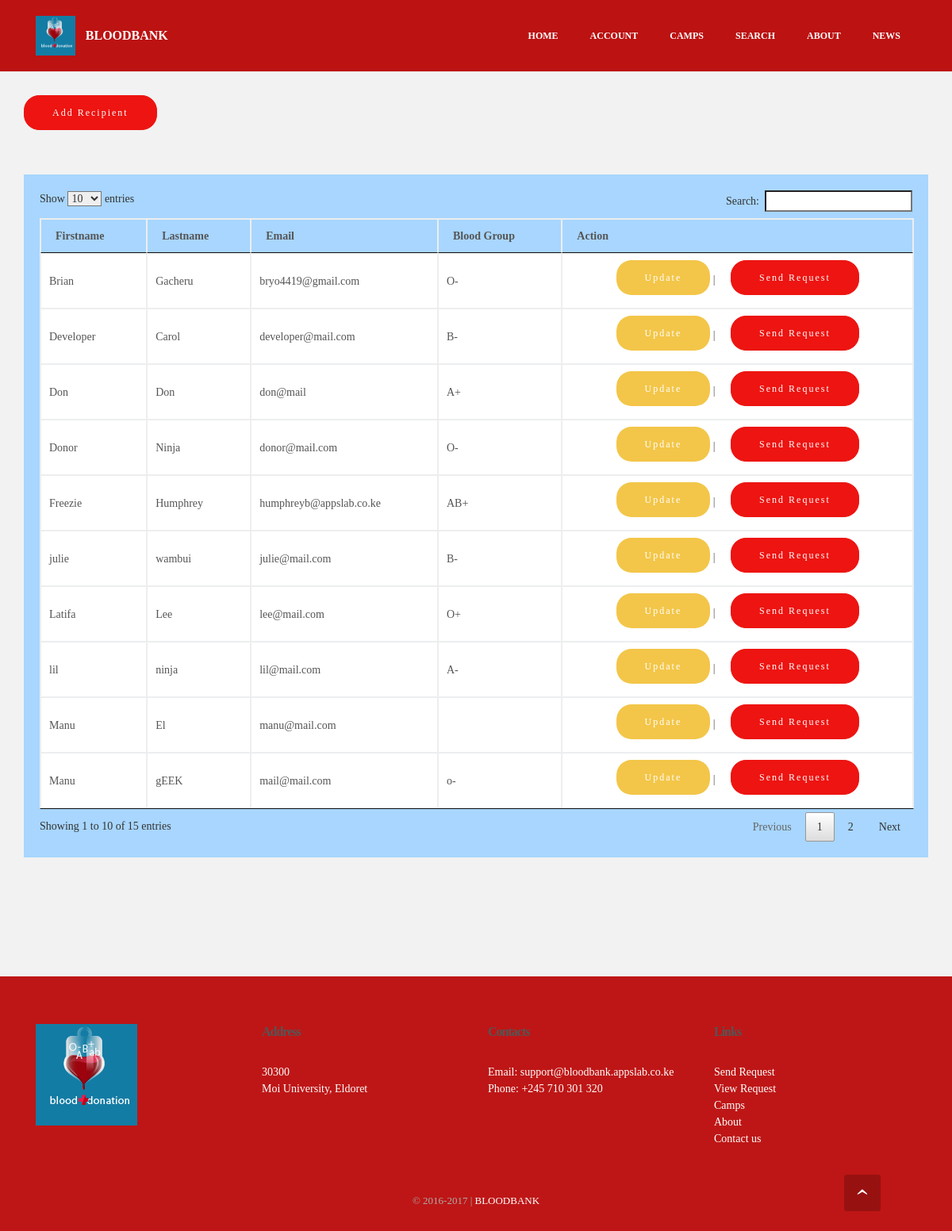
/doctor/member.php (signed in), run on an earlier commit of the app's database.
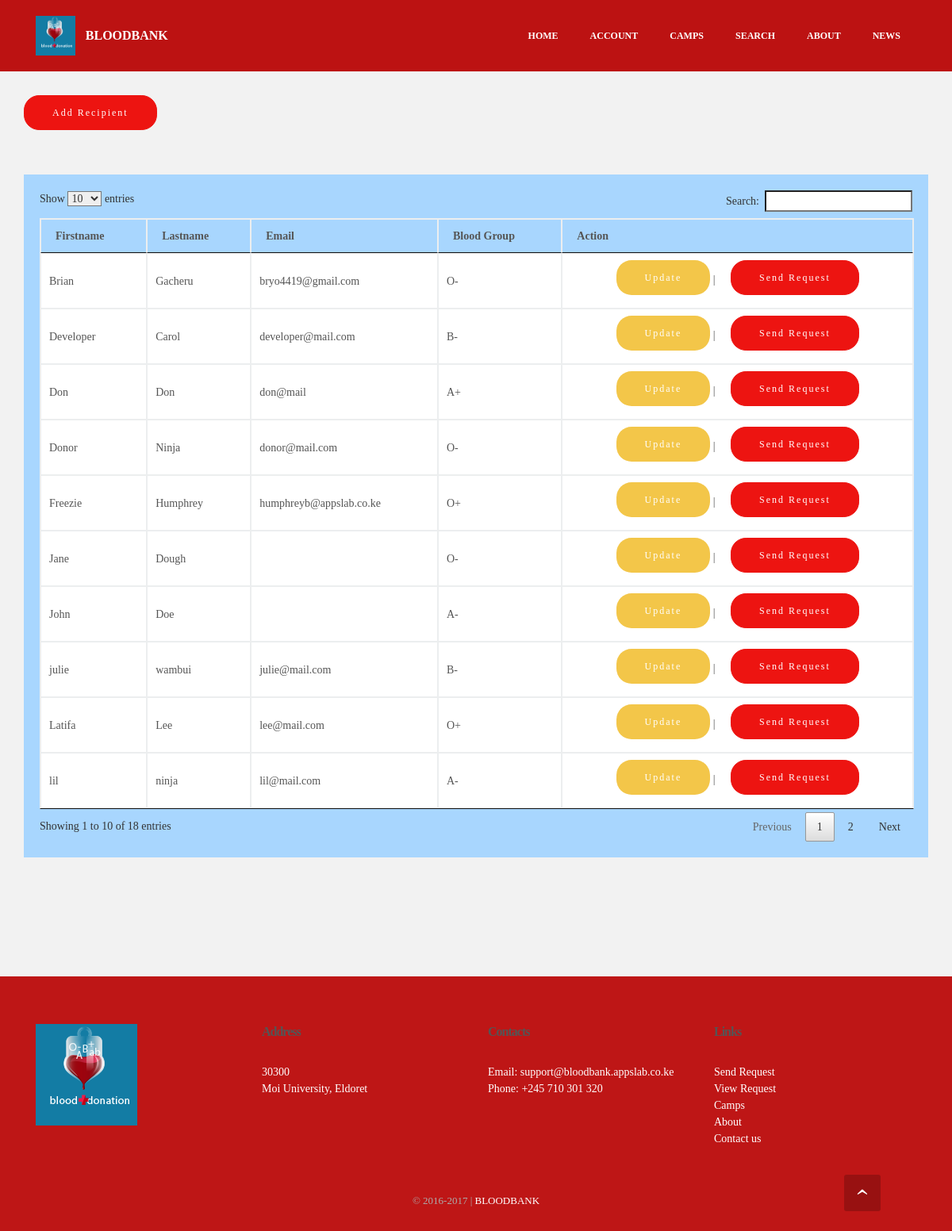
And on a later commit of the database.
### tables this page shows
CREATE TABLE `donarregister` (
  `id` int(100) NOT NULL,
  `fname` varchar(30) NOT NULL,
  `lname` varchar(30) NOT NULL,
  `gender` varchar(10) NOT NULL,
  `b_id` varchar(5) NOT NULL,
  `ppic` varchar(1000) NOT NULL,
  `day` int(10) NOT NULL,
  `month` varchar(30) NOT NULL,
  `year` int(5) NOT NULL,
  `county` varchar(30) NOT NULL,
  `mobile` int(15) NOT NULL,
  `email` varchar(100) NOT NULL,
  `password` varchar(500) NOT NULL,
  `last_donation_date` date NOT NULL,
  `last_donation_camp` varchar(30) NOT NULL,
  `number_of_donations` int(10) NOT NULL
);

### doctor/member.php (the view, shortened to what this page needs)
<?php
	require_once 'account_name.php';
?>
<!DOCTYPE html>
<html>
<head>
  <link rel="stylesheet" href="../assets/css/material.css">
  <link rel="stylesheet" href="../assets/css/tether.min.css">
  <link rel="stylesheet" href="../assets/css/bootstrap.min.css">
  <link rel="stylesheet" href="../assets/css/socicon.min.css">
  <link rel="stylesheet" href="../assets/css/animate.min.css">
  <link rel="stylesheet" href="../assets/dropdown/css/style.css">
  <link rel="stylesheet" href="../assets/css/style.css">
  <link rel="stylesheet" href="../assets/css/add.css" type="text/css">
		<link rel = "stylesheet" type = "text/css" href = "../inc/css/jquery.dataTables.css" />
</head>
<body>
<section id="ext_menu-s">
    <nav class="navbar navbar-dropdown navbar-fixed-top">
        <div class="container">
            <div class="mbr-table">
                <div class="mbr-table-cell">
                    <div class="navbar-brand">
                        <a href="index" class="navbar-logo"><img src="../assets/images/logo.png" alt="Bloodbank Logo"></a>
                        <a class="navbar-caption" href="../index.html">BLOODBANK</a>
                    </div>
                </div>
                <div class="mbr-table-cell">
                    <ul class="nav-dropdown collapse pull-xs-right nav navbar-nav navbar-toggleable-sm" id="exCollapsingNavbar">
					             <li class="nav-item"><a class="nav-link link" href="../index.html">HOME</a></li>
                       <li class="nav-item"><a class="nav-link link" href="account.php">ACCOUNT</a></li>
					             <li class="nav-item"><a class="nav-link link" href="../camps">CAMPS</a></li>
                       <li class="nav-item"><a class="nav-link link" href="../search">SEARCH</a></li>
                       <li class="nav-item"><a class="nav-link link" href="../about">ABOUT</a></li>
                       <li class="nav-item"><a class="nav-link link" href="../news">NEWS</a></li>
                       </ul>
                </div>
            </div>
        </div>
    </nav>
</section>
<section class="mbr-section mbr-after-navbar" id="msg-box3-v" style="background-color: rgb(242, 242, 242); padding-top: 120px; padding-bottom: 120px;">
<div class = "container-fluid">
		<div class = "col-md-12 well">
			<div class="mbr-section-btn"><a class="btn btn-primary" href="userregister.php">Add Recipient</a></div>
			<br/>
			<br/>
			<div class = "alert bg-table">
				<table id = "table" class = "table-bordered">
					<thead>
						<tr>
							<th>Firstname</th>
							<th>Lastname</th>
							<th>Email</th>
							<th>Blood Group</th>
							<th>Action</th>
						</tr>
					</thead>
					<tbody>
						<?php
							$query = $MySQLi_CON->query("SELECT * FROM `donarregister`");
							while($f_query = $query->fetch_array()){
						?>
						<tr>
							<td><?php echo $f_query['fname']?></td>
							<td><?php echo $f_query['lname']?></td>
							<td><?php echo $f_query['email']?></td>
							<td><?php echo $f_query['b_id']?></td>
							<td><center><a href = "member_edit.php?id=<?php echo $f_query['id']?>" class = "btn bg-warning"> Update</a> | <a  href = "bloodrequest.php?id=<?php echo $f_query['id']?>" class = "btn btn-primary"> Send Request</a></center></td>
						</tr>
						<?php
							}
						?>
					</tbody>
				</table>
			</div>
		</div>
	</div>
</section>
<section class="mbr-section mbr-section-md-padding mbr-footer footer1" id="contacts1-r" style="background-color: rgb(190, 22, 22); padding-top: 60px; padding-bottom: 30px;">
    <div class="container">
        <div class="row">
            <div class="mbr-footer-content col-xs-12 col-md-3">
                <div><img src="../assets/images/logo.png"></div>
            </div>
            <div class="mbr-footer-content col-xs-12 col-md-3">
                <p><strong>Address</strong><br>30300<br>Moi University, Eldoret</p>
            </div>
            <div class="mbr-footer-content col-xs-12 col-md-3">
                <p><strong>Contacts</strong><br>
Email: support@bloodbank.appslab.co.ke<br>
Phone: +245 710 301 320<br></p>
            </div>
            <div class="mbr-footer-content col-xs-12 col-md-3">
                <p></p><p><strong>Links</strong><br>
<a href="../user/request" class="text-white">Send Request</a><br><a href="../user/viewrequest" class="text-white">View Request</a><br><a href="camps" class="text-white">Camps</a><br><a href="about" class="text-white">About</a><br><a href="contact" class="text-white">Contact us</a><br></p><p></p>
            </div>
        </div>
</section>
<footer class="mbr-small-footer mbr-section mbr-section-nopadding" id="footer1-5" style="background-color: rgb(190, 22, 22); padding-top: 1.75rem; padding-bottom: 1.75rem;">
    <div class="container">
        <p class="text-xs-center">&copy; <?php
$copyYear = 2016;
$curYear = date('Y');
echo $copyYear . (($copyYear != $curYear) ? '-' . $curYear : '');
?> | <a class="text-white" href="bloodbank.appslab.co.ke">BLOODBANK</a></p>
    </div>
</footer>
   <div id="scrollToTop" class="scrollToTop mbr-arrow-up"><a style="text-align: center;"><i class="mbr-arrow-up-icon"></i></a></div>
  </body>
</html>

What changed in the data, as far as the page shows it:
no longer on this page (row edited): donarregister: fname "Manu", lname "El", email "manu@mail.com"
no longer on this page (row edited): donarregister: fname "Manu", lname "gEEK", email "mail@mail.com", b "o-"
changed donarregister "Freezie": b "AB+" → "O+"
added donarregister: fname "Jane", lname "Dough", b "O-"
added donarregister: fname "John", lname "Doe", b "A-"
Also different on the page:
text written by a page script: "Show entries Search: Showing 1 to 10 of 15 entries Previous 1 2 Next" → "Show entries Search: Showing 1 to 10 of 18 entries Previous 1 2 Next"
